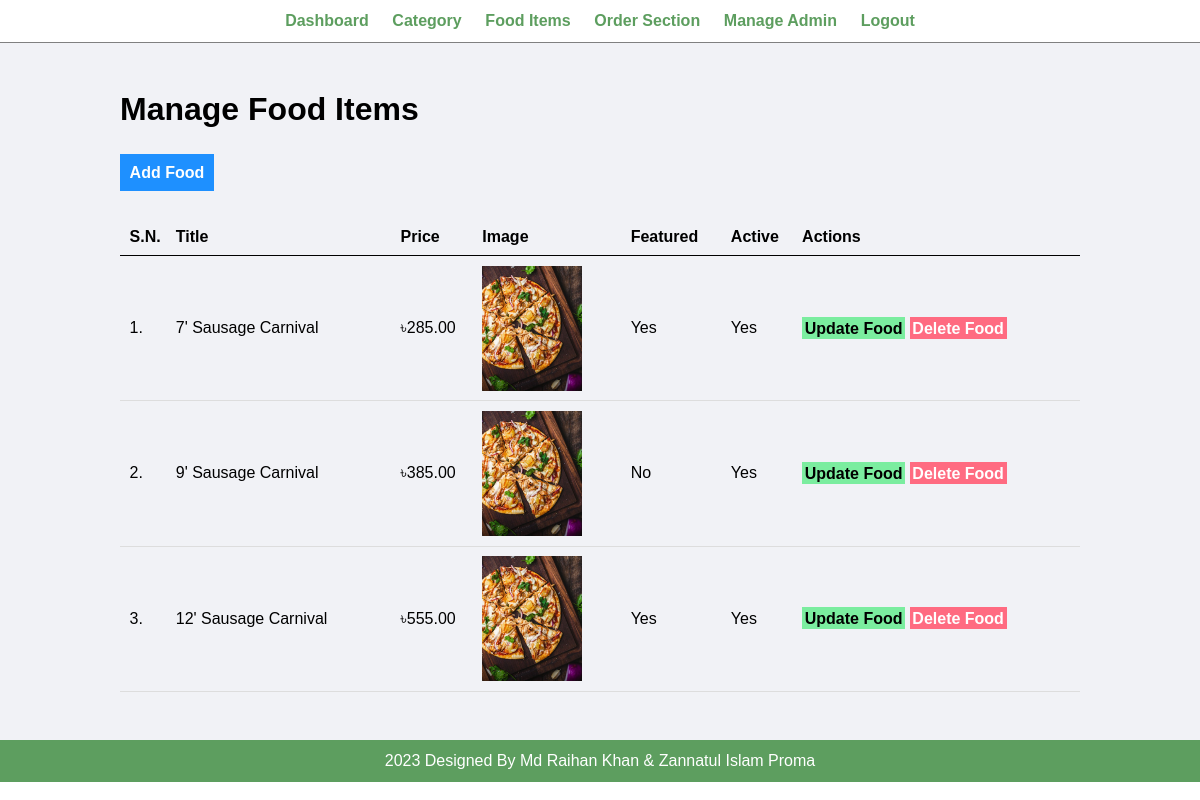
Page /admin/manage-food.php (signed in) on the committed database.
### tables this page shows
CREATE TABLE `tbl_food` (
  `id` int(10) UNSIGNED NOT NULL,
  `title` varchar(100) NOT NULL,
  `description` text NOT NULL,
  `price` decimal(10,2) NOT NULL,
  `image_name` varchar(255) NOT NULL,
  `category_id` int(10) UNSIGNED NOT NULL,
  `featured` varchar(10) NOT NULL,
  `active` varchar(10) NOT NULL
);

### admin/manage-food.php (the view, shortened to what this page needs)
<?php include('partials/menu.php'); ?>
<div class="main-content">
    <div class="wrapper">
        <h1>Manage Food Items</h1>
        <br /><br />
                <a href="<?php echo SITEURL; ?>admin/add-food.php" class="btn-primary">Add Food</a>
                <br /><br /><br />
                <table class="tbl-full">
                    <tr>
                        <th>S.N.</th>
                        <th>Title</th>
                        <th>Price</th>
                        <th>Image</th>
                        <th>Featured</th>
                        <th>Active</th>
                        <th>Actions</th>
                    </tr>
                    <?php
                        $sql = "SELECT * FROM tbl_food";
                        $res = mysqli_query($conn, $sql);
                        $count = mysqli_num_rows($res);
                        $sn=1;
                        if($count>0)
                        {
                            while($row=mysqli_fetch_assoc($res))
                            {
                                $id = $row['id'];
                                $title = $row['title'];
                                $price = $row['price'];
                                $image_name = $row['image_name'];
                                $featured = $row['featured'];
                                $active = $row['active'];
                                ?>
                                <tr>
                                    <td><?php echo $sn++; ?>. </td>
                                    <td><?php echo $title; ?></td>
                                    <td>৳<?php echo $price; ?></td>
                                    <td>
                                        <?php
                                            if($image_name=="")
                                            {
                                                echo "<div class='error'>Image not Added.</div>";
                                            }
                                            else
                                            {
                                                ?>
                                                <img src="<?php echo SITEURL; ?>images/food/<?php echo $image_name; ?>" width="100px">
                                                <?php
                                            }
                                        ?>
                                    </td>
                                    <td><?php echo $featured; ?></td>
                                    <td><?php echo $active; ?></td>
                                    <td>
                                        <a href="<?php echo SITEURL; ?>admin/update-food.php?id=<?php echo $id; ?>" class="btn-secondary">Update Food</a>
                                        <a href="<?php echo SITEURL; ?>admin/delete-food.php?id=<?php echo $id; ?>&image_name=<?php echo $image_name; ?>" class="btn-danger">Delete Food</a>
                                    </td>
                                </tr>
                                <?php
                            }
                        }
                        else
                        {
                            echo "<tr> <td colspan='7' class='error'> Food not Added Yet. </td> </tr>";
                        }
                    ?>
                </table>
    </div>
</div>
<?php include('partials/footer.php'); ?>

### css/admin.css (style rules this page uses)
* { margin: 0; padding: 0; font-family: Arial, Helvetica, sans-serif; }
.wrapper { padding: 1%; width: 80%; margin: 0 auto; }
.tbl-full { width: 100%; }
table { border-collapse: collapse; width: 100%; }
th, td { padding: 8px; text-align: left; border-bottom: 1px solid #ddd; }
table tr th { border-bottom: 1px solid black; padding: 1%; text-align: left; }
table tr td { padding: 1%; }
.btn-primary { background-color: #1e90ff; padding: 1%; color: white; text-decoration: none; font-weight: bold; }
.btn-secondary { background-color: #7bed9f; padding: 1%; color: black; text-decoration: none; font-weight: bold; }
.btn-danger { background-color: #ff6b81; padding: 1%; color: white; text-decoration: none; font-weight: bold; }
.main-content { background-color: #f1f2f6; padding: 3% 0; }

### rows in the picture
tbl_food: title "7' Sausage Carnival", price "285.00", image_name (picture), featured "Yes", active "Yes"
tbl_food: title "9' Sausage Carnival", price "385.00", image_name (picture), featured "No", active "Yes"
tbl_food: title "12' Sausage Carnival", price "555.00", image_name (picture), featured "Yes", active "Yes"
